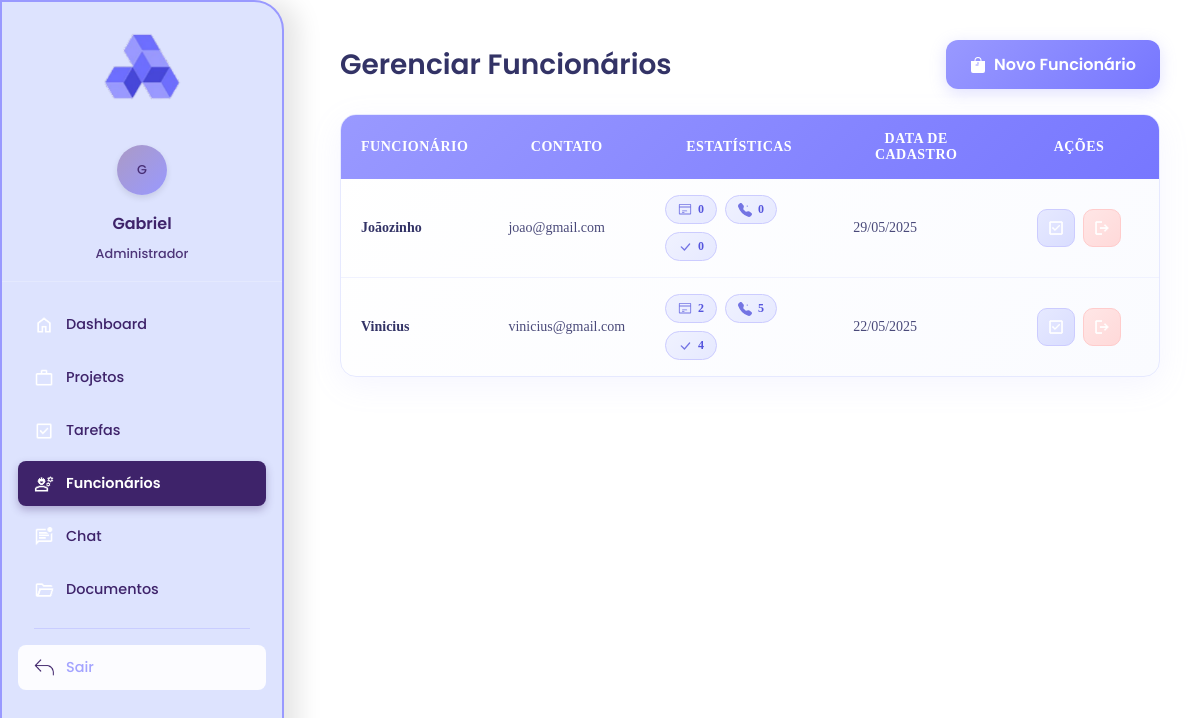
Screenshot of /gestor/usuarios/funcionarios.php (signed in) with the database file from the repository.
### tables this page shows
CREATE TABLE `usuarios` (
  `id` int(11) NOT NULL,
  `nome` varchar(100) NOT NULL,
  `email` varchar(100) NOT NULL,
  `senha` varchar(255) NOT NULL,
  `tipo` enum('cliente','funcionario','admin') NOT NULL,
  `criado_em` datetime DEFAULT current_timestamp()
);

### gestor/usuarios/funcionarios.php (the view, shortened to what this page needs)
<?php
require_once '../../conexao.php';
$stmt = $conn->prepare("
    SELECT
        u.id,
        u.nome,
        u.email,
        u.criado_em,
        (SELECT COUNT(*) FROM tarefas t WHERE t.funcionario_id = u.id) AS total_tarefas,
        (SELECT COUNT(*) FROM tarefas t WHERE t.funcionario_id = u.id AND t.status = 'em_progresso') AS em_progresso,
        (SELECT COUNT(*) FROM tarefas t WHERE t.funcionario_id = u.id AND t.status = 'concluido') AS concluidas,
        (SELECT COUNT(*) FROM projetos_usuarios pu WHERE pu.funcionario_id = u.id) AS total_projetos
    FROM usuarios u
    WHERE u.tipo = 'funcionario'
    ORDER BY u.nome
");
$stmt->execute();
$funcionarios = $stmt->get_result();
?>
<!DOCTYPE html>
<html lang="pt-BR">
<head>
    <link rel="stylesheet" href="../css/geral.css">
</head>
<body>
    <?php include '../sidebar.php'; ?>
    <div class="main-content">
        <div class="conteudo-principal">
            <div class="header-actions" style="display: flex; justify-content: space-between; align-items: center; margin-bottom: 25px;">
                <h1 style="margin: 0;">Gerenciar Funcionários</h1>
                <a href="adicionar_funcionario.php" class="btn btn-primary">
                    Novo Funcionário
                </a>
            </div>
            <div class="table-container fade-in">
                <div class="table-responsive">
                    <table>
                        <thead>
                            <tr>
                                <th>Funcionário</th>
                                <th>Contato</th>
                                <th>Estatísticas</th>
                                <th>Data de Cadastro</th>
                                <th style="width: 120px;">Ações</th>
                            </tr>
                        </thead>
                        <tbody>
                            <?php if ($funcionarios->num_rows > 0): ?>
                                <?php while ($f = $funcionarios->fetch_assoc()): ?>
                                    <tr>
                                        <td><strong><?= htmlspecialchars($f['nome']) ?></strong></td>
                                        <td><?= htmlspecialchars($f['email']) ?></td>
                                        <td>
                                            <div class="funcionario-stats">
                                                <span class="stat-pill" title="<?= $f['total_projetos'] ?> projetos atribuídos">
                                                    <?= $f['total_projetos'] ?>
                                                </span>
                                                <span class="stat-pill" title="<?= $f['total_tarefas'] ?> tarefas no total">
                                                    <?= $f['total_tarefas'] ?>
                                                </span>
                                                <span class="stat-pill" title="<?= $f['concluidas'] ?> tarefas concluídas">
                                                    <svg xmlns="http://www.w3.org/2000/svg" width="16" height="16" fill="currentColor" viewBox="0 0 16 16">
                                                        <path d="M12.736 3.97a.733.733 0 0 1 1.047 0c.286.289.29.756.01 1.05L7.88 12.01a.733.733 0 0 1-1.065.02L3.217 8.384a.757.757 0 0 1 0-1.06.733.733 0 0 1 1.047 0l3.052 3.093z" />
                                                    </svg>
                                                    <?= $f['concluidas'] ?>
                                                </span>
                                            </div>
                                        </td>
                                        <td><?= date('d/m/Y', strtotime($f['criado_em'])) ?></td>
                                        <td>
                                            <div class="table-actions">
                                                <a href="../tarefas/listar_tarefas.php?funcionario=<?= $f['id'] ?>" class="action-link action-view" data-tooltip="Ver Tarefas">
                                                    <img src="../../assets/img/icones/NovaTarefa.png" alt="Ver Tarefas">
                                                </a>
                                                <a href="?excluir=<?= $f['id'] ?>" class="action-link action-delete" data-tooltip="Excluir" onclick="return confirm('Tem certeza que deseja excluir o funcionário <?= htmlspecialchars($f['nome'], ENT_QUOTES) ?>?\n\nEsta ação não pode ser desfeita.')">
                                                    <img src="../../assets/img/icones/logout.png" alt="Excluir">
                                                </a>
                                            </div>
                                        </td>
                                    </tr>
                                <?php endwhile; ?>
                            <?php endif; ?>
                        </tbody>
                    </table>
                </div>
            </div>
        </div>
    </div>
</body>
</html>

### gestor/css/geral.css (style rules this page uses)
.main-content { margin-left: 300px; padding: 2rem; }
a { text-decoration: none; font-family: 'Poppins'; }
h1 { font-family: 'Poppins'; font-weight: 400px; }

### gestor/usuarios/funcionarios.php (style rules this page uses)
.funcionario-stats { display: flex; flex-wrap: wrap; gap: 8px; align-items: center; }
.stat-pill { display: inline-flex; align-items: center; gap: 6px; padding: 6px 12px; font-size: 12px; font-weight: 600; border-radius: 20px; background: linear-gradient(135deg, #f0f2ff 0%, #e6e9ff 100%); color: #5555dd; border: 1px solid #ccccff; transition: all 0.3s cubic-bezier(0.4, 0, 0.2, 1); position: relative; overflow: hidden; }
.stat-pill::before { content: ''; position: absolute; top: 0; left: -100%; width: 100%; height: 100%; background: linear-gradient(90deg, transparent, rgba(255, 255, 255, 0.4), transparent); transition: left 0.5s; }
.stat-pill svg { width: 14px; height: 14px; opacity: 0.8; }
.table-container { background: linear-gradient(135deg, #ffffff 0%, #fafbff 100%); border-radius: 16px; box-shadow: 0 8px 32px rgba(153, 153, 255, 0.1); overflow: hidden; border: 1px solid #e6e9ff; }
.table-responsive table { width: 100%; border-collapse: collapse; }
.table-responsive thead { background: linear-gradient(135deg, #9999ff 0%, #7777ff 100%); }
.table-responsive thead th { padding: 16px 20px; color: white; font-weight: 600; font-size: 14px; text-transform: uppercase; letter-spacing: 0.5px; border: none; }
.table-responsive tbody tr { transition: all 0.3s ease; border-bottom: 1px solid #f0f2ff; }
.table-responsive tbody tr:last-child { border-bottom: none; }
.table-responsive tbody td { padding: 16px 20px; color: #4a4a7a; font-size: 14px; border: none; }
.table-responsive tbody td strong { color: #333366; font-weight: 600; }
.table-actions { display: flex; gap: 8px; justify-content: center; }
.action-link { display: inline-flex; align-items: center; justify-content: center; width: 36px; height: 36px; border-radius: 10px; transition: all 0.3s cubic-bezier(0.4, 0, 0.2, 1); text-decoration: none; position: relative; overflow: hidden; }
.action-link img { width: 18px; height: 18px; transition: all 0.3s ease; filter: brightness(1.1); }
.action-link::before { content: ''; position: absolute; top: 0; left: 0; right: 0; bottom: 0; background: radial-gradient(circle at center, rgba(255, 255, 255, 0.3) 0%, transparent 70%); opacity: 0; transition: opacity 0.3s ease; }
.action-view { background: linear-gradient(135deg, #e6e9ff 0%, #d9ddff 100%); color: #5555dd; border: 1px solid #ccccff; }
.action-delete { background: linear-gradient(135deg, #ffe6e6 0%, #ffd9d9 100%); color: #dd4444; border: 1px solid #ffcccc; }
.header-actions h1 { color: #333366; font-weight: 700; font-size: 28px; }
.btn-primary { background: linear-gradient(135deg, #9999ff 0%, #7777ff 100%); color: white; padding: 12px 24px; border-radius: 12px; text-decoration: none; font-weight: 600; display: inline-flex; align-items: center; transition: all 0.3s cubic-bezier(0.4, 0, 0.2, 1); border: none; box-shadow: 0 4px 16px rgba(153, 153, 255, 0.3); }
.fade-in { animation: fadeIn 0.6s ease-out; }
[data-tooltip] { position: relative; }

### rows the page displays
usuarios: nome "Joãozinho", email "joao@gmail.com", total_projetos "0", total_tarefas "0", concluidas "0", criado_em "29/05/2025"
usuarios: nome "Vinicius", email "vinicius@gmail.com", total_projetos "2", total_tarefas "5", concluidas "4", criado_em "22/05/2025"

### other values shown
substr($_SESSION['usuario_nome'] ?? 'U', 0, 1) "G"
$_SESSION['usuario_nome'] "Gabriel"
getUserTypeName($userType) "Administrador"
$item['label'] "Dashboard"
$item['label'] "Projetos"
$item['label'] "Tarefas"
$item['label'] "Funcionários"
$item['label'] "Chat"
$item['label'] "Documentos"
